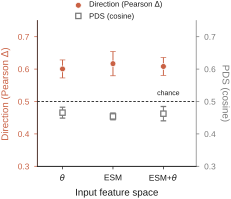

The script that saved this image:
"""Figure 4e - Feature space swap saturates direction but leaves PDS at chance.

Data-direct. Source (committed): results/results_v4_exttheta.csv (the per-variant
breakdown grid, D.exttheta()). The 18 in-house feature-model heads
(Ridge/Lasso/RF/GBoost/KNN/MLP x {theta, ESM, ESM+theta}) are grouped by
D.feature_space into three input representations. Per feature space we plot the
mean pearson_delta (direction) and the mean PDS_cos (perturbation-direction
score), with error bars = SD across the 6 model heads in that space.

Verified firsthand (mean over the 6 heads, i.e. mean of per-method means):
  feature space   pearson_delta         PDS_cos
  theta           0.6005 (sd 0.0278)    0.4656 (sd 0.0168)
  ESM             0.6168 (sd 0.0374)    0.4540 (sd 0.0104)
  ESM+theta       0.6081 (sd 0.0278)    0.4625 (sd 0.0221)

Message: swapping the input representation (biophysical theta -> ESM protein
language-model embeddings -> both) moves direction only marginally around a
saturated ~0.6, while PDS stays pinned near the 0.50 chance line. Richer features
buy no perturbation-direction skill.

Run:  python fig4e_features.py  ->  fig4e_features.pdf (+ .png)
"""
from __future__ import annotations

import os
import sys

import numpy as np

sys.path.insert(0, os.path.dirname(os.path.dirname(os.path.abspath(__file__))))
import nm_style as S
import remote_data as D


FS_ORDER = ["theta", "ESM", "ESM+theta"]
FS_LABEL = {"theta": r"$\theta$", "ESM": "ESM", "ESM+theta": r"ESM+$\theta$"}

C_DIR = "#C96144"               # terracotta = direction (non-gene accent, avoids JAK1 green)
C_PDS = S.GREY                  # grey  = PDS_cos (near chance)


def main() -> None:
    S.apply_rcparams()
    df = D.exttheta()
    inh = df[df.method.apply(D.is_inhouse)].copy()
    inh["fs"] = inh.method.apply(D.feature_space)

    dir_mean, dir_sd, pds_mean, pds_sd = [], [], [], []
    for fs in FS_ORDER:
        sub = inh[inh.fs == fs]
        pm = sub.groupby("method").pearson_delta.mean()
        qm = sub.groupby("method").PDS_cos.mean()
        dir_mean.append(pm.mean()); dir_sd.append(pm.std(ddof=1))
        pds_mean.append(qm.mean()); pds_sd.append(qm.std(ddof=1))
    dir_mean = np.array(dir_mean); dir_sd = np.array(dir_sd)
    pds_mean = np.array(pds_mean); pds_sd = np.array(pds_sd)

    x = np.arange(len(FS_ORDER), dtype=float)
    fig, ax = S.panel(52, 48)
    ax2 = ax.twinx()

    # --- left axis: direction (pearson_delta) ---
    ax.errorbar(x, dir_mean, yerr=dir_sd, fmt="o", ms=4.2, mfc=C_DIR, mec="white",
                mew=0.5, ecolor=C_DIR, elinewidth=0.7, capsize=2, capthick=0.7,
                zorder=4, clip_on=False)
    # --- right axis: PDS (near chance) ---
    ax2.errorbar(x, pds_mean, yerr=pds_sd, fmt="s", ms=3.8, mfc="white", mec=C_PDS,
                 mew=0.9, ecolor=C_PDS, elinewidth=0.7, capsize=2, capthick=0.7,
                 zorder=4, clip_on=False)

    # chance line for PDS (right axis)
    ax2.axhline(0.50, color=S.INK, ls=(0, (3, 2)), lw=0.6, zorder=1)
    ax2.text(x[-1] + 0.32, 0.515, "chance", fontsize=5, color=S.INK,
             ha="right", va="bottom")

    # --- left axis cosmetics ---
    ax.set_ylabel(r"Direction (Pearson $\Delta$)", color=C_DIR)
    ax.set_ylim(0.30, 0.75)
    ax.set_yticks([0.3, 0.4, 0.5, 0.6, 0.7])
    ax.tick_params(axis="y", colors=C_DIR, length=2.2)
    ax.spines["left"].set_color(C_DIR)

    # --- right axis cosmetics ---
    ax2.set_ylabel("PDS (cosine)", color=C_PDS, rotation=270, labelpad=10)
    ax2.set_ylim(0.30, 0.75)
    ax2.set_yticks([0.3, 0.4, 0.5, 0.6, 0.7])
    ax2.tick_params(axis="y", colors=C_PDS, length=2.2)
    ax2.spines["right"].set_visible(True)
    ax2.spines["right"].set_color(C_PDS)
    ax2.spines["top"].set_visible(False)

    # --- x axis ---
    ax.set_xlim(-0.5, len(FS_ORDER) - 0.5 + 0.15)
    ax.set_xticks(x)
    ax.set_xticklabels([FS_LABEL[f] for f in FS_ORDER])
    ax.set_xlabel("Input feature space")
    ax.tick_params(axis="x", length=2.2)

    for side in ("top", "right"):
        ax.spines[side].set_visible(False)
    ax.spines["left"].set_visible(True)
    ax.spines["bottom"].set_visible(True)

    # --- inline legend (no frame, no black edges) ---
    ax.plot([], [], "o", ms=4.2, mfc=C_DIR, mec="white", mew=0.5,
            label=r"Direction (Pearson $\Delta$)")
    ax.plot([], [], "s", ms=3.8, mfc="white", mec=C_PDS, mew=0.9,
            label="PDS (cosine)")
    leg = ax.legend(loc="upper center", bbox_to_anchor=(0.5, 1.16), ncol=1,
                    handletextpad=0.4, borderpad=0.0, labelspacing=0.3,
                    fontsize=5.5)
    leg.get_frame().set_linewidth(0.0)

    S.save(fig, "fig4e_features")

    for i, fs in enumerate(FS_ORDER):
        print(f"{fs:10s} pearson_delta={dir_mean[i]:.4f} (sd {dir_sd[i]:.4f})  "
              f"PDS_cos={pds_mean[i]:.4f} (sd {pds_sd[i]:.4f})")


if __name__ == "__main__":
    main()
